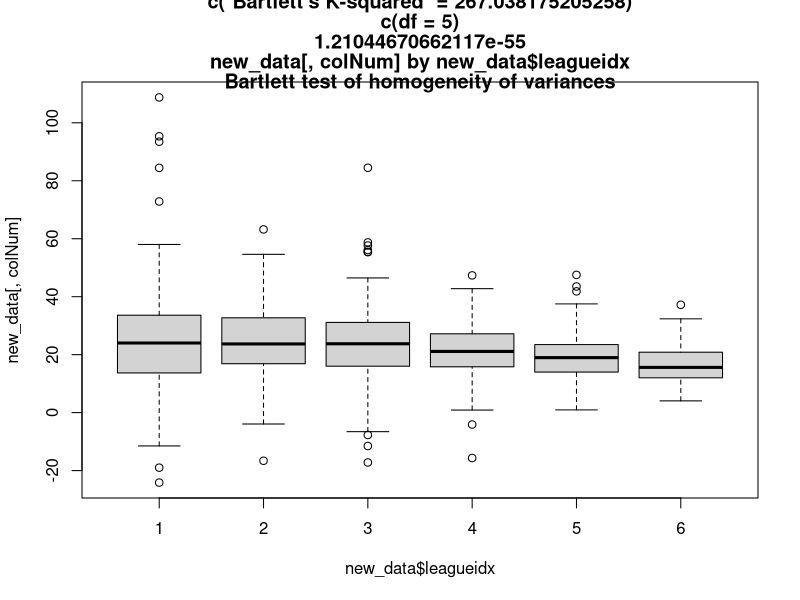
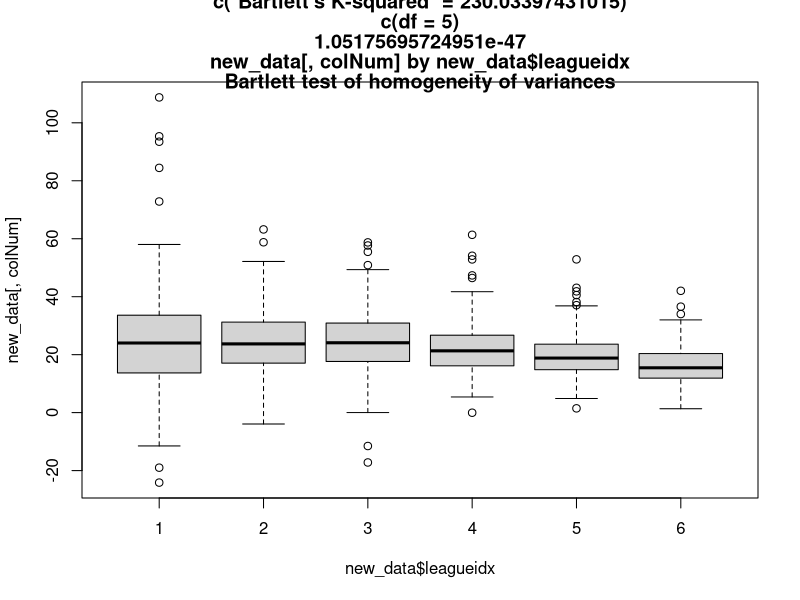
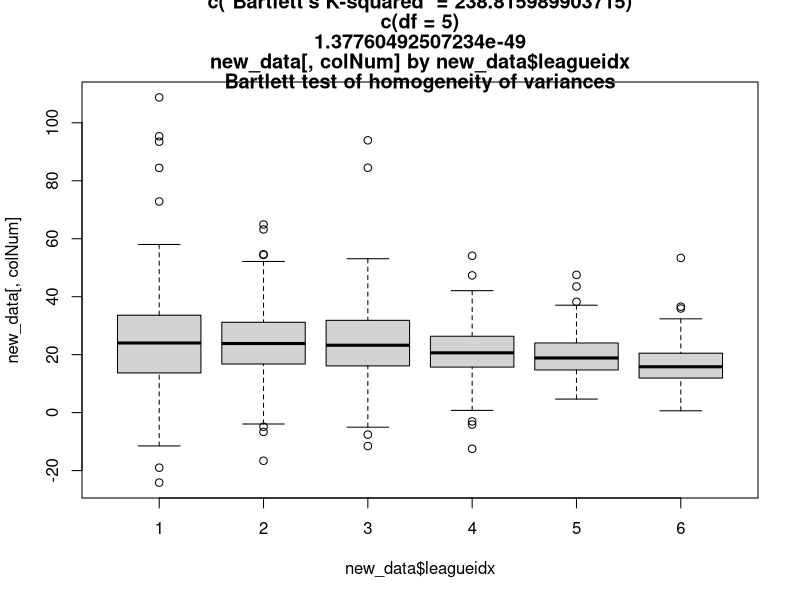
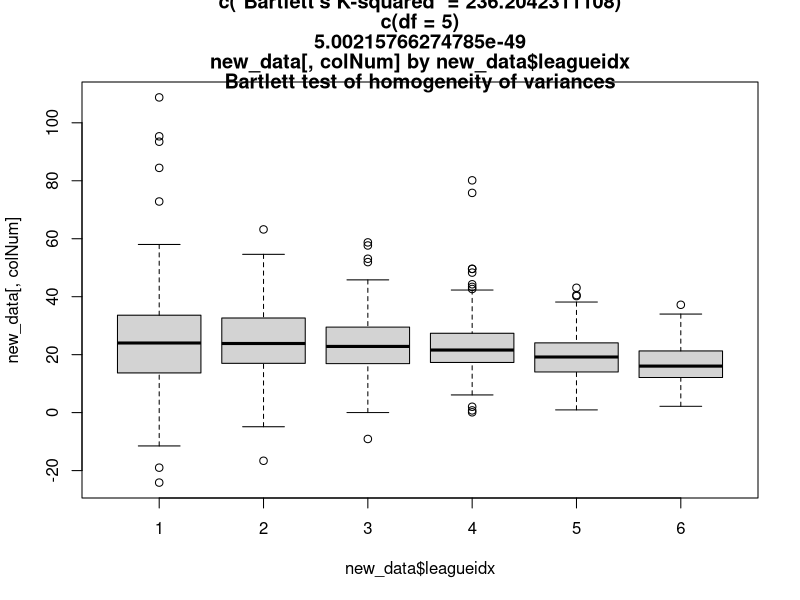
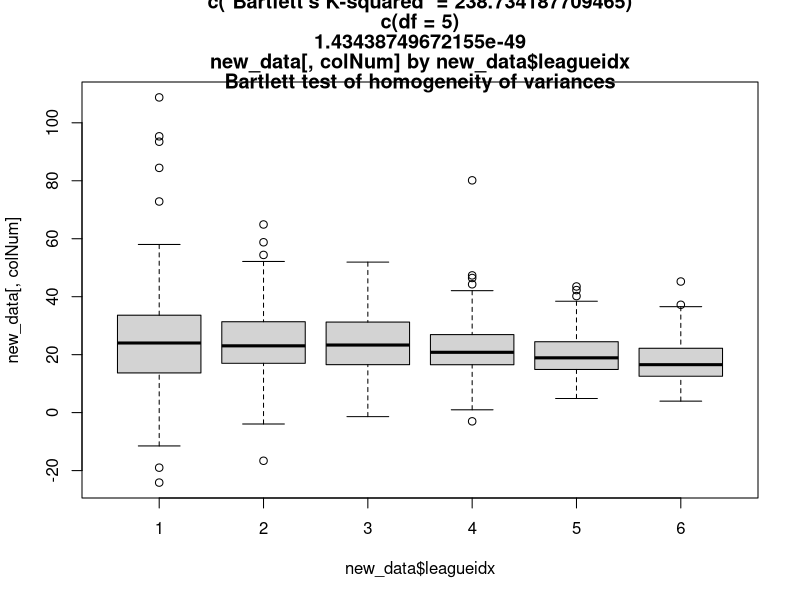
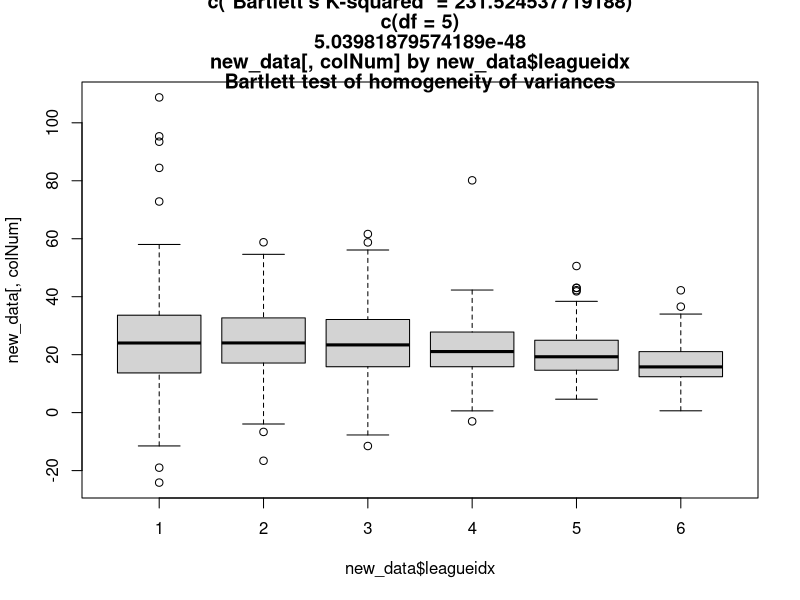
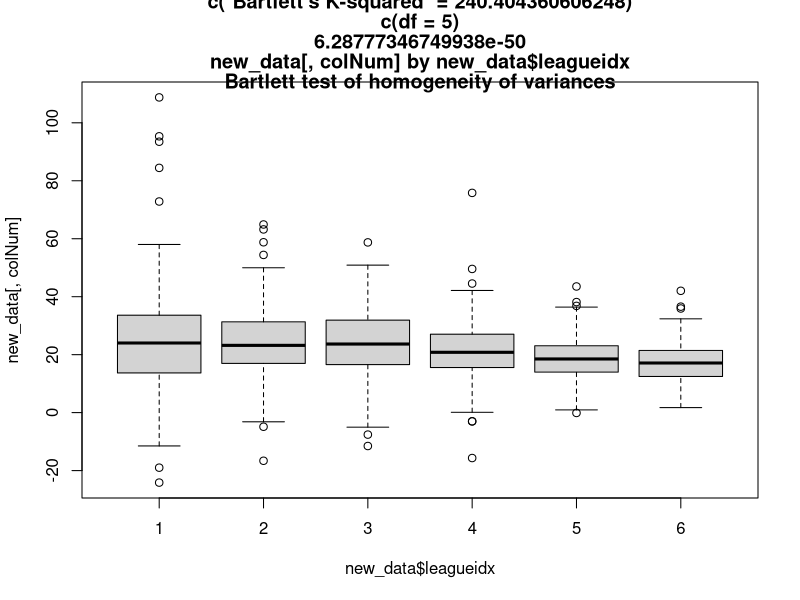
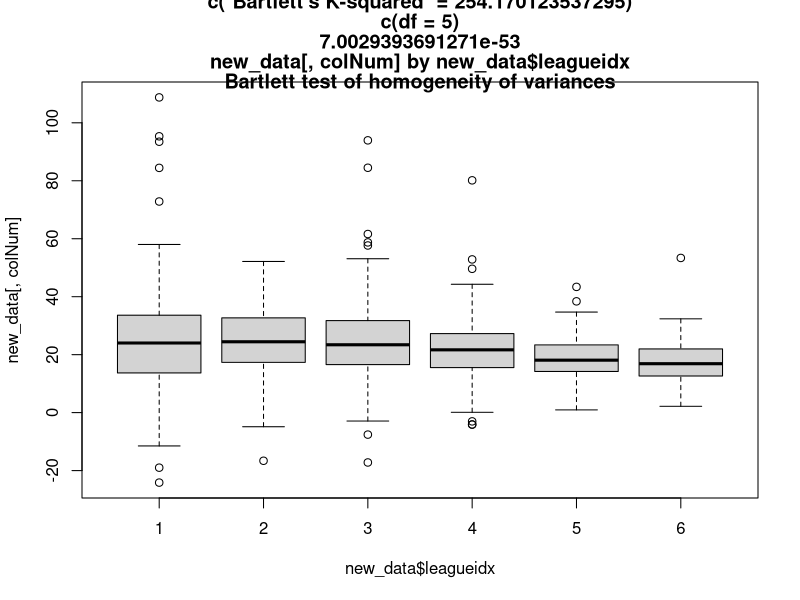

The R source for these figures, in order: (Note: this script raises an error after producing the figures.)
# author: Joe Thompson
# June 2019

# edited by Caitlyn McColeman to include PAC variables
# originally for DigitEyes, July 2019 submission

# Review: Jordan
# - Adding document outline headers
# - note: Basically 4 components: script, TukeyFoundationANOVA function, dataload from skilldependence Master Table, and data load for variables with their own csvs.
# - added "ordered = True" to Tukey test call
# - Note that "nSmallest" changes slightly based on data source
# - suggest including BANOVA support from Jasp for each measure:
#    - Pros: visuals, robust to distributional assumption violations and sample size differences between groups.
#    - Cons: No ability to order League for post-hoc test, and not exactly what was asked for.
#
#   Review action items: Joe
#
# Verified: Robin 


# FIRST: ensure directory is the same structure as https://github.com/SFU-Cognitive-Science-Lab/DigitEyes, with a subfolder for each of data, analyses and figures


## PAC variables

data = read.csv("../data/skilldependencemastertable_final.csv", header = TRUE, sep = ",")

data$leagueidx=as.factor(data$leagueidx)
### Bootstrap Tukey

#should = 167 for the skilldependencemastertable
nSmallest = min(summary(data$leagueidx))

set.seed(1) # to make sampling reproducible

library(dplyr)

#set number of samples

Replications=50

#initialize, choose(6,2) = 15 rows
output=matrix(, nrow = 15, ncol = Replications)

TukeyFoundationANOVA=function(data, colNum, nSmallestGroup){
for (i in 1:Replications){

  #subsample
  new_data <- data %>% group_by(leagueidx) %>% sample_n(nSmallestGroup, replace=FALSE)
  new_data=data.frame(new_data)
  #aov and tukey
  Anova=aov(new_data[,colNum]~new_data$leagueidx)
  TUKEY=TukeyHSD(Anova,ordered = TRUE)$`new_data$leagueidx`[,4]
  #TUKEY=TukeyHSD(Anova)$`new_data$leagueidx`[,4]
  
  #record pvalues
  output[1:length(TUKEY),i]=TUKEY

  ### Debug Code: Comment out all of this to run this script for real ####
  unequalvariancetest=bartlett.test(new_data[,colNum]~new_data$leagueidx)
  boxplot(new_data[,colNum]~new_data$leagueidx, main=unequalvariancetest)
  readline(prompt="Joe's Dirty Debugger Activated [enter] to continue [esc] to abort")

  ### Debug Code part 2: Use this to run TukeyFoundationANOVA outside of a function for PACDur ####
  #new_data=data
  #colNum=1
  #nSmallestGroup=100

}

#mean pvalues, and produce output
RowMEANZ=rowMeans(output)
FinalOutput=data.frame(as.factor(row.names(TukeyHSD(Anova)$`new_data$leagueidx`)),RowMEANZ, RowMEANZ<0.05)
names(FinalOutput)=c('Comparison','Mean PValue', 'significant')
FinalOutput
}

#### Skill Dependence Master Table data ####

#NVC
nvcPostHoc = TukeyFoundationANOVA(data,4,nSmallest)
write.table(nvcPostHoc, file = "NVCTukey", sep = "\t")
#FAL
FALPostHoc = TukeyFoundationANOVA(data,3,nSmallest)
write.table(FALPostHoc, file = "FALTukey", sep = "\t")
#BAL
BALPostHoc = TukeyFoundationANOVA(data,5,nSmallest)
write.table(BALPostHoc, file = "BALTukey", sep = "\t")
#fixdurationsmean
fixDurPostHoc = TukeyFoundationANOVA(data,2,nSmallest)
write.table(fixDurPostHoc, file = "fixDurTukey", sep = "\t")
#pacdurationsmean
PACPostHoc= TukeyFoundationANOVA(data,1,nSmallest)
write.table(PACPostHoc, file = "PACTukey", sep = "\t")

#### Efficiency measures  ####

#1) hotkey vs select
HKVsSel = read.csv("../data/hkVSSel.csv", header = TRUE, sep = ",")

# clean up HKVsSel
names(HKVsSel) <- c("X", "gameid", "row", "leagueidx", "HKSelCount", "X2", "leagueRedundant", "selCount", "ratioRec")
HKVsSel <- HKVsSel[HKVsSel$leagueidx != 7,]

HKVsSel$leagueidx <- factor(HKVsSel$leagueidx)
HKVsSel$leagueidx <- droplevels(HKVsSel$leagueidx)

# check counts: HKVsSel
grpSize = aggregate(ratioRec ~ leagueidx, data = HKVsSel, FUN = length)
nSmallest = min(grpSize$ratioRec)

#HKVsSelect ratio
HKVsSelPostHoc = TukeyFoundationANOVA(HKVsSel,9,nSmallest) # 9th column should be ratioRec; please check before reporting each time.
write.table(HKVsSelPostHoc, file = "HKSelTukey", sep = "\t")

#2) Off screen production
OffScreenProd = read.csv("../data/playerOnOffProduction.csv", header = TRUE, sep = ",")
OffScreenProd$leagueidx = factor(OffScreenProd$LeagueNum)

OffScreenProd = OffScreenProd[OffScreenProd$leagueidx != 7,]
grpSize = aggregate(OffScreenPercent ~ leagueidx, data = OffScreenProd, FUN = length)
nSmallest = min(grpSize$OffScreenPercent)

#Off screen ratio
OffScreenPostHoc = TukeyFoundationANOVA(OffScreenProd,8, nSmallest) # 8th column should be ratioRec; please check before reporting each time.
write.table(OffScreenPostHoc, file = "OffScreenTukey", sep = "\t")

#3) between fixation amplitude

SaccadeAmplitude = read.csv("../data/saccadeAmplitude.csv", header = TRUE, sep = ",")

SaccadeAmplitude$leagueidx = factor(SaccadeAmplitude$AllLeagueRec_Scouts)

SaccadeAmplitude = SaccadeAmplitude[SaccadeAmplitude$leagueidx != 7,]

SaccadeAmplitude = SaccadeAmplitude[is.finite(SaccadeAmplitude$Scouts),]

grpSize = aggregate(Scouts ~ leagueidx, data = SaccadeAmplitude, FUN = length) # check counts
nSmallest = min(grpSize$Scouts)

amplitudePostHoc = TukeyFoundationANOVA(SaccadeAmplitude,2, nSmallest) # 2nd column should be Scouts; please check before reporting each time.

write.table(amplitudePostHoc, file = "AmplitudeTukey", sep = "\t")

#4) between fixation amplitude

#get fixrate data
SCFixRate = read.table('../data/SC2FixRate.csv', header = TRUE, sep = ",")
names(SCFixRate) = c("leagueID", "fixRate")

#drop gm
SCFixRate=SCFixRate[SCFixRate$leagueID<7,]

# Specify that the League Column is a Factor
SCFixRate$leagueidx = factor(SCFixRate$leagueID)

# Add an Indexing variable
gameIDRecord = 1:length(SCFixRate$leagueID)
SCFixRate = cbind(gameIDRecord, SCFixRate)

grpSize = aggregate(fixRate ~ leagueidx, data = SCFixRate, FUN = length) # check counts
nSmallest = min(grpSize$fixRate)

fixRatePostHoc = TukeyFoundationANOVA(SCFixRate,3,nSmallest)

write.table(fixRatePostHoc, file = "AmplitudeTukey", sep = "\t")

## mini-map measures

#minimap attack
# this uses master table again. Therefore hte smallest sample size will be 167.

nSmallest = min(summary(data$leagueidx))

mmAttackPostHoc = TukeyFoundationANOVA(data,7, nSmallest)
write.table(mmAttackPostHoc, file = "mmAttackPostHoc", sep = "\t")
#minimap right click
mmRCPostHoc = TukeyFoundationANOVA(data,8, nSmallest)
write.table(mmRCPostHoc, file = "mmRCPostHoc", sep = "\t")
#minimap abilities
mmAbilitiesPostHoc =TukeyFoundationANOVA(data,9, nSmallest)
write.table(mmAbilitiesPostHoc, file = "mmAbilitiesPostHoc", sep = "\t")
